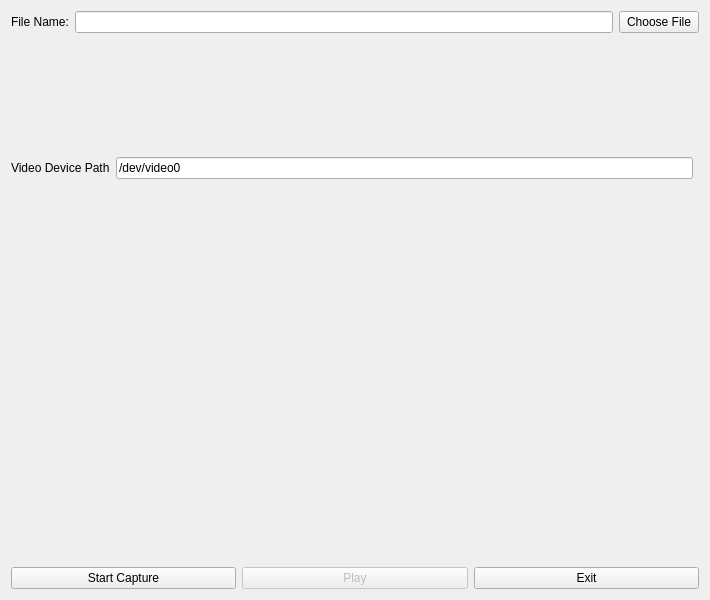
<?xml version="1.0" encoding="UTF-8"?>
<ui version="4.0">
 <class>MainWidget</class>
 <widget class="QWidget" name="MainWidget">
  <property name="geometry">
   <rect>
    <x>0</x>
    <y>0</y>
    <width>710</width>
    <height>600</height>
   </rect>
  </property>
  <property name="windowTitle">
   <string>qt4lapture WebCam Capture </string>
  </property>
  <layout class="QVBoxLayout" name="verticalLayout">
   <item>
    <layout class="QHBoxLayout" name="horizontalLayout_3">
     <item>
      <widget class="QLabel" name="label">
       <property name="text">
        <string>File Name:</string>
       </property>
      </widget>
     </item>
     <item>
      <widget class="QLineEdit" name="txtFileOut"/>
     </item>
     <item>
      <widget class="QPushButton" name="btnhooseOutFile">
       <property name="text">
        <string>Choose File</string>
       </property>
      </widget>
     </item>
    </layout>
   </item>
   <item>
    <layout class="QHBoxLayout" name="horizontalLayout">
     <item>
      <widget class="QLabel" name="VideoDevice">
       <property name="text">
        <string>Video Device Path</string>
       </property>
      </widget>
     </item>
     <item>
      <widget class="QLineEdit" name="txtDevice">
       <property name="text">
        <string>/dev/video0</string>
       </property>
      </widget>
     </item>
     <item>
      <widget class="Microphone" name="microphoneWidget" native="true"/>
     </item>
    </layout>
   </item>
   <item>
    <widget class="videowidget" name="videoViever" native="true">
     <property name="minimumSize">
      <size>
       <width>320</width>
       <height>240</height>
      </size>
     </property>
    </widget>
   </item>
   <item>
    <layout class="QHBoxLayout" name="horizontalLayout_2">
     <property name="sizeConstraint">
      <enum>QLayout::SetNoConstraint</enum>
     </property>
     <item>
      <widget class="QPushButton" name="btnStartStopCapture">
       <property name="text">
        <string>Start Capture</string>
       </property>
      </widget>
     </item>
     <item>
      <widget class="QPushButton" name="btnPlay">
       <property name="enabled">
        <bool>false</bool>
       </property>
       <property name="text">
        <string>Play</string>
       </property>
      </widget>
     </item>
     <item>
      <widget class="QPushButton" name="btnExit">
       <property name="text">
        <string>Exit</string>
       </property>
      </widget>
     </item>
    </layout>
   </item>
  </layout>
 </widget>
 <customwidgets>
  <customwidget>
   <class>videowidget</class>
   <extends>QWidget</extends>
   <header>videowidget.h</header>
   <container>1</container>
  </customwidget>
  <customwidget>
   <class>Microphone</class>
   <extends>QWidget</extends>
   <header>microphone.h</header>
   <container>1</container>
  </customwidget>
 </customwidgets>
 <resources/>
 <connections/>
</ui>
